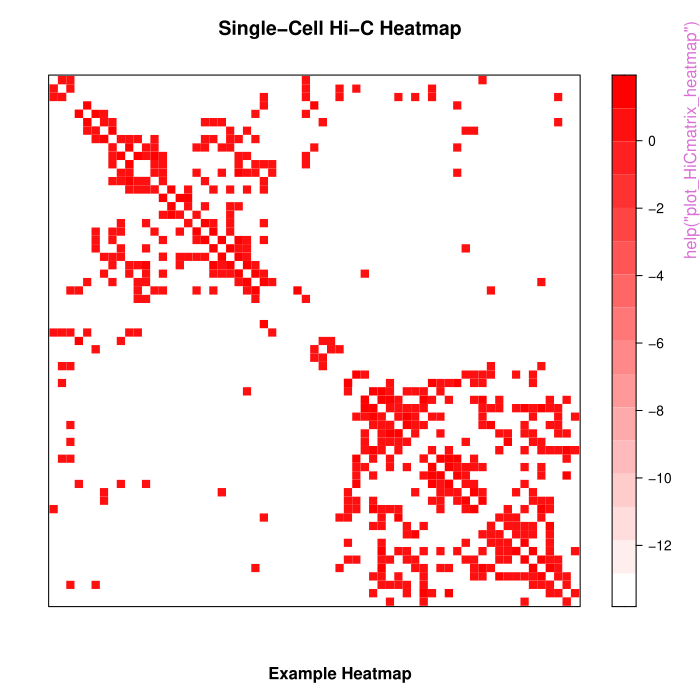

The script that drew this image:
pkgname <- "scHiCcompare"
source(file.path(R.home("share"), "R", "examples-header.R"))
options(warn = 1)
library('scHiCcompare')

base::assign(".oldSearch", base::search(), pos = 'CheckExEnv')
base::assign(".old_wd", base::getwd(), pos = 'CheckExEnv')
cleanEx()
nameEx("plot_HiCmatrix_heatmap")
### * plot_HiCmatrix_heatmap

flush(stderr()); flush(stdout())

### Name: plot_HiCmatrix_heatmap
### Title: Plot Hi-C Interaction Matrix Heatmap
### Aliases: plot_HiCmatrix_heatmap

### ** Examples

data("ODC.bandnorm_chr20_1")

# Call the function with this sparse matrix to generate the heatmap
plot_HiCmatrix_heatmap(
  scHiC.sparse = ODC.bandnorm_chr20_1,
  zlim = c(0, 7), # Log scale color limits
  color_low = "white", # Color for low values
  color_high = "red", # Color for high values
  main = "Single-Cell Hi-C Heatmap", # Title of the plot
  figure_name = "Example Heatmap" # Subtitle for the plot
)



cleanEx()
nameEx("plot_imputed_distance_diagnostic")
### * plot_imputed_distance_diagnostic

flush(stderr()); flush(stdout())

### Name: plot_imputed_distance_diagnostic
### Title: Plot Imputed Distance Diagnostic
### Aliases: plot_imputed_distance_diagnostic

### ** Examples

data("scHiC.table_MG_chr22")
## Impute data above
scHiC.table_MG_imp = scHiCcompare_impute(scHiC.table = scHiC.table_MG_chr22)

# Call the function with this sparse matrix to generate the plot
plot_imputed_distance_diagnostic(raw_sc_data = scHiC.table_MG_chr22,
 imp_sc_data = scHiC.table_MG_imp, D = 1)




cleanEx()
nameEx("pseudo_bulkHic")
### * pseudo_bulkHic

flush(stderr()); flush(stdout())

### Name: pseudo_bulkHic
### Title: Generate Pseudo-bulk Hi-C Data
### Aliases: pseudo_bulkHic

### ** Examples

data("scHiC.table_MG_chr22")
data("scHiC.table_ODC_chr22")
pseudo_bulk_MG = pseudo_bulkHic(scHiC.table_MG_chr22)
pseudo_bulk_ODC = pseudo_bulkHic(scHiC.table_ODC_chr22)
head(pseudo_bulk_MG)
head(pseudo_bulk_ODC)




cleanEx()
nameEx("read_files")
### * read_files

flush(stderr()); flush(stdout())

### Name: read_files
### Title: Read Files for scHi-C Dataset
### Aliases: read_files

### ** Examples

# Load MG data folder example
MGs_example <- system.file("MGs_example", package = "scHiCcompare")
datasets <- read_files(file.path = MGs_example, position.dataset =  c(1, 2, 3, 4, 5),
 txt.sparse.heads.position = c(1, 2, 3, 4, 5)
 )



cleanEx()
nameEx("scHiC.table_MG_chr22")
### * scHiC.table_MG_chr22

flush(stderr()); flush(stdout())

### Name: scHiC.table_MG_chr22
### Title: scHi-C table from microglia (MG) cell type - chromosome 22 at 1
###   MB resolution
### Aliases: scHiC.table_MG_chr22
### Keywords: datasets

### ** Examples

data("scHiC.table_MG_chr22")
head(scHiC.table_MG_chr22)



cleanEx()
nameEx("scHiC_bulk_compare")
### * scHiC_bulk_compare

flush(stderr()); flush(stdout())

### Name: scHiC_bulk_compare
### Title: Compare Bulk Hi-C Data
### Aliases: scHiC_bulk_compare

### ** Examples

# Load data folder example to the current working directory
ODCs_example <- system.file("ODCs_example", package = "scHiCcompare")
MGs_example <- system.file("MGs_example", package = "scHiCcompare")
# Input single-cell Hi-C in sparse format (.txt) from a path
scHiC.table_ODC <- scHiC_table(
  file.path = ODCs_example,
  cell.type = "ODC",
  select.chromosome = "chr20"
)
scHiC.table_MG <- scHiC_table(
  file.path = MGs_example,
  cell.type = "MG",
  select.chromosome = "chr20"
)
# Bulk matrix in sparse format
bulk.sparse.1 <- na.omit(pseudo_bulkHic(scHiC.table = scHiC.table_ODC, out = "sparse"))
bulk.sparse.2 <- na.omit(pseudo_bulkHic(scHiC.table = scHiC.table_MG, out = "sparse"))
# Create the `hic.table` object
library(HiCcompare)
bulk.hic.table <- create.hic.table(bulk.sparse.1, bulk.sparse.2, chr = "chr20", scale = FALSE)
# Jointly normalize data for a single chromosome
hic.table_normalize <- hic_loess(bulk.hic.table, Plot = TRUE, Plot.smooth = FALSE)
# Example usage of the BulkHiC_compare function
result <- scHiC_bulk_compare(hic.table_normalize, D.interval = c(1:10), fprControl.logfc = 0.8)




cleanEx()
nameEx("scHiC_table")
### * scHiC_table

flush(stderr()); flush(stdout())

### Name: scHiC_table
### Title: Create scHiC Interaction Frequency Table
### Aliases: scHiC_table

### ** Examples

# Load MG data folder example
MGs_example <- system.file("MGs_example", package = "scHiCcompare")

# Create scHiC table to be used in scHiCcompare
IF_table <- scHiC_table(file.path = MGs_example, cell.type ='MG', select.chromosome = "chr20")




cleanEx()
nameEx("scHiCcompare")
### * scHiCcompare

flush(stderr()); flush(stdout())

### Name: scHiCcompare
### Title: ScHiCcompare: Differential Analysis of Single-Cell Hi-C Data
### Aliases: scHiCcompare

### ** Examples

## Load example data for ODC and MG file paths
ODCs_example <- system.file("ODCs_example", package = "scHiCcompare")
MGs_example <- system.file("MGs_example", package = "scHiCcompare")

## Run scHiCcompare on example data
result <- scHiCcompare(
  file.path.1 = MGs_example,
  file.path.2 = ODCs_example,
  select.chromosome = "chr20"
)
print(result)




cleanEx()
nameEx("scHiCcompare_impute")
### * scHiCcompare_impute

flush(stderr()); flush(stdout())

### Name: scHiCcompare_impute
### Title: Random Forest Imputation with Pooling options for scHi-C Data
### Aliases: scHiCcompare_impute

### ** Examples

# Load MG data folder example
MGs_example <- system.file("MGs_example", package = "scHiCcompare")
# Create scHicCompare table to be used in scHicCompare
IF_table <- scHiC_table(file.path = MGs_example, cell.type = "MG", select.chromosome = "chr20")
# Example usage of Pooling_RF_impute
library(tidyr)
imputed_table <- scHiCcompare_impute(IF_table,
  n.imputation = 5, outlier.rm = TRUE,
  main.Distances = 1:10000000, pool.style = "progressive"
)




### * <FOOTER>
###
cleanEx()
options(digits = 7L)
base::cat("Time elapsed: ", proc.time() - base::get("ptime", pos = 'CheckExEnv'),"\n")
grDevices::dev.off()
###
### Local variables: ***
### mode: outline-minor ***
### outline-regexp: "\\(> \\)?### [*]+" ***
### End: ***
quit('no')
